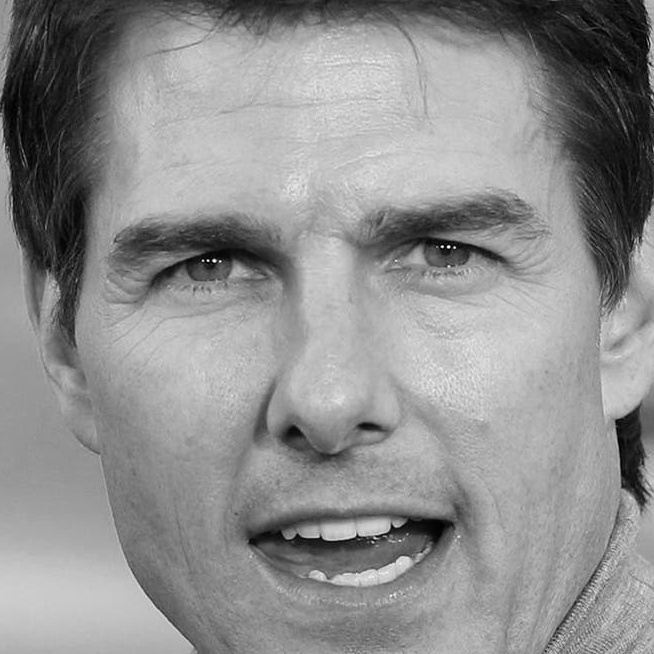
#> input picture Person Classification/TC_crop/1.jpg, 654 x 654 px, found by its file name; its folder holds 4 pictures in this run
$ python ImageProcessing_Model_Training.py
#> lines starting #> are read from the running program, lines starting #| are printed output that depends on the picture
import numpy as np
import cv2
import pywt
import os
from sklearn.linear_model import LogisticRegression
from sklearn.preprocessing import StandardScaler
from sklearn.pipeline import make_pipeline
from sklearn.model_selection import train_test_split, GridSearchCV
from sklearn.ensemble import RandomForestClassifier
from sklearn.svm import SVC
import pandas as pd
import joblib
import seaborn as sb

X = []  #Features or Input Variable
Y = []  #Output or Target Variable


#Copied from StackOverFlow
def w2d(img, mode='haar', level=1):
    imArray = img
    # Datatype conversions
    # convert to grayscale
    imArray = cv2.cvtColor(imArray, cv2.COLOR_RGB2GRAY)
    # convert to float

    imArray = np.float32(imArray)
    imArray /= 255;
    # compute coefficients
    coeffs = pywt.wavedec2(imArray, mode, level=level)

    # Process Coefficients
    coeffs_H = list(coeffs)
    coeffs_H[0] *= 0;

    # reconstruction
    imArray_H = pywt.waverec2(coeffs_H, mode);
    imArray_H *= 255;
    imArray_H = np.uint8(imArray_H)

    return imArray_H

def createXYData(person, p):
    images = []
    for filename in os.listdir(person):
        if filename.endswith(".jpg"):
            images.append(filename)
        print('Reading ' + filename + ' of ' + person)
        path = person + '\\' + filename
        img = cv2.imread(path)

        img = cv2.resize(img, (32, 32))
        wf = w2d(img, 'db1', 5)
        wf = cv2.resize(wf, (32, 32))
        res = np.vstack((img.reshape(32 * 32 * 3, 1), wf.reshape(32 * 32, 1)))

        X.append(res)
        Y.append(p)

print()
createXYData('TC_crop', 0)
#> in createXYData, img is the input picture: shape (654, 654, 3); min 0, max 255, mean 142.2
#> in createXYData, `img = cv2.resize(img, (32, 32))`:
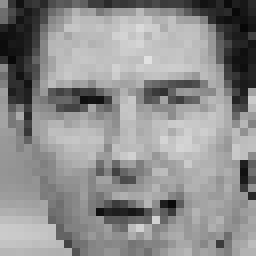
#> img: shape (32, 32, 3) (shown 8 times larger); min 7, max 225, mean 141.5
#> in w2d, `coeffs = pywt.wavedec2(imArray, mode, level=level)`: coeffs = 6 items
#> in w2d, `imArray_H = pywt.waverec2(coeffs_H, mode);`:
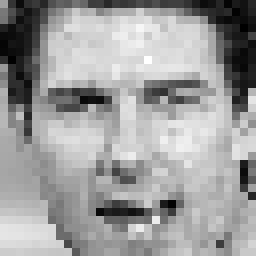
#> imArray_H: shape (32, 32) float32 (shown 8 times larger); min -0.527, max 0.328, mean -3.73e-09; drawn with min black and max white
#> in w2d, `imArray_H = np.uint8(imArray_H)`:
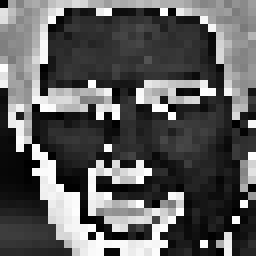
#> imArray_H: shape (32, 32) (shown 8 times larger); min 0, max 255, mean 92.1
#> in createXYData, `res = np.vstack((img.reshape(32 * 32 * 3, 1), wf.reshape(32 * 32, 1)))`: res = 4096 values, max 255 at index 3124, min 0 at index 3438, mean 129.1
#> pass 2 of the loop in createXYData, `for filename in os.listdir(person):`:
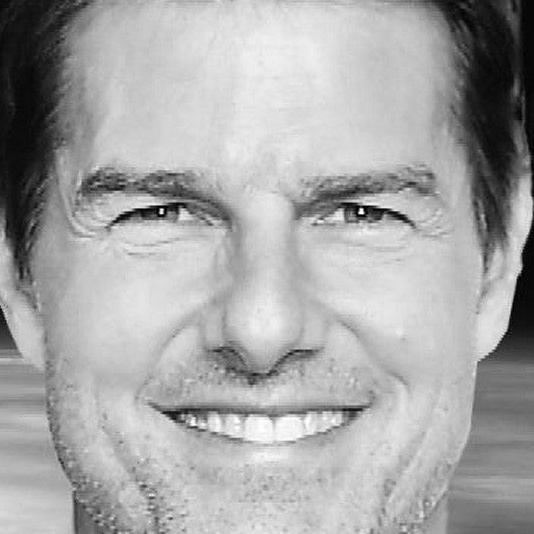
#> input picture Person Classification/TC_crop/10.jpg, 534 x 534 px, found by its file name
#> in createXYData, img is the input picture: shape (534, 534, 3); min 0, max 255, mean 166.8
#> in createXYData, `img = cv2.resize(img, (32, 32))`:
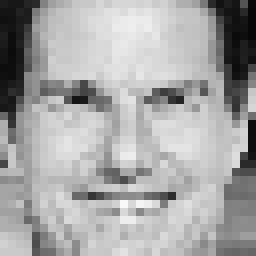
#> img: shape (32, 32, 3) (shown 8 times larger); min 7, max 248, mean 165.5
#> in w2d (call 2), `imArray_H = np.uint8(imArray_H)`:
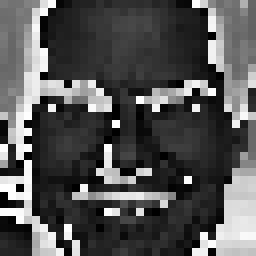
#> imArray_H: shape (32, 32) (shown 8 times larger); min 0, max 255, mean 83.8
#> res = 4096 values, max 255 at index 3473, min 0 at index 3226, mean 145.1
#> pass 3 of the loop in createXYData, `for filename in os.listdir(person):`:
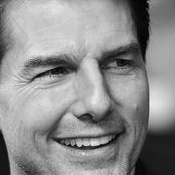
#> input picture Person Classification/TC_crop/100.jpg, 175 x 175 px, found by its file name
#> in createXYData, img is the input picture: shape (175, 175, 3); min 0, max 244, mean 141.7
#> in createXYData, `img = cv2.resize(img, (32, 32))`:
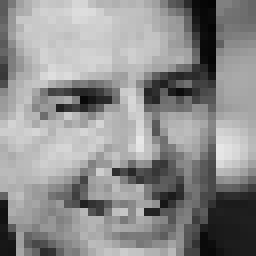
#> img: shape (32, 32, 3) (shown 8 times larger); min 4, max 231, mean 142
#> in w2d (call 3), `imArray_H = np.uint8(imArray_H)`:
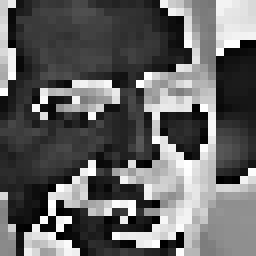
#> imArray_H: shape (32, 32) (shown 8 times larger); min 0, max 255, mean 100.1
#> res = 4096 values, max 255 at index 3378, min 0 at index 3233, mean 131.5
#> the loop made 4 passes; the first 3 are shown
createXYData('KS_crop', 1)
#> (the run stopped early here; a loop or call above may not have finished)
